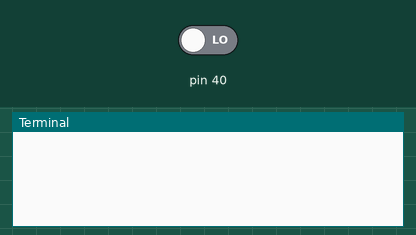
Bench run of a program on a simulated Raspberry Pi (header pin numbers). On the bench: the last lines printed to the terminal. The test bench sets the inputs (shaded band); at power-on: pin 40 LOW. Databases and web services accept everything at once and return nothing; the clock reads 2024-03-15 10:24:30 at power-on unless the program sets it.

Above: at 1.2 s.
1.3 s: pin 40 driven HIGH
At 2.4 s:
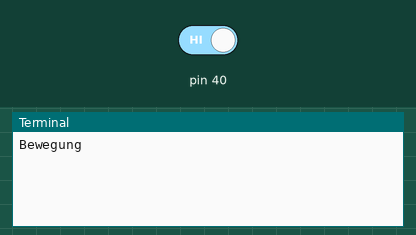
2.8 s: pin 40 driven LOW
At 4.4 s:
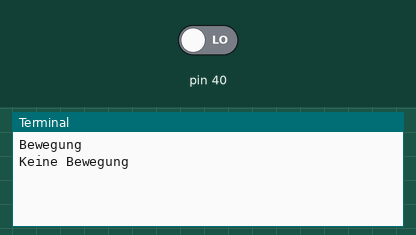

Measured:
- after the input at 1.3 s, the terminal: prints a new line at once (image 1)
- after the input at 2.8 s, the terminal: prints a new line after 1.0 s (image 2)

The program:

bewegungserkennung.py
```python
#!/usr/bin/python
#Bewegungssensor

import time
import RPi.GPIO as GPIO
import mysql.connector


#GPIO Layout verwenden
GPIO.setmode(GPIO.BOARD)

GPIO.setup(40, GPIO.IN)

lastMove = 0

#Hanlde mysql connection
def mysqlConnect(statement):
    cnx = mysql.connector.connect(user='pi', password='raspberry', host='localhost', database='EIT11C')
    cursor = cnx.cursor()
    cursor.execute(statement)
    cnx.commit()
    cursor.close()
    cnx.close()


statement = "UPDATE Flags SET wert=0 WHERE name='bewegung';"


while 1:
    if GPIO.input(40) == GPIO.HIGH:
        if lastMove == 0:
            print("Bewegung")
            mysqlConnect(statement)
        lastMove = int(round(time.time()*1000))
    elif GPIO.input(40) == GPIO.LOW:
        if lastMove != 0:
            if lastMove <= (int(round(time.time()*1000))-1000):
                lastMove = 0
                print("Keine Bewegung")
```
